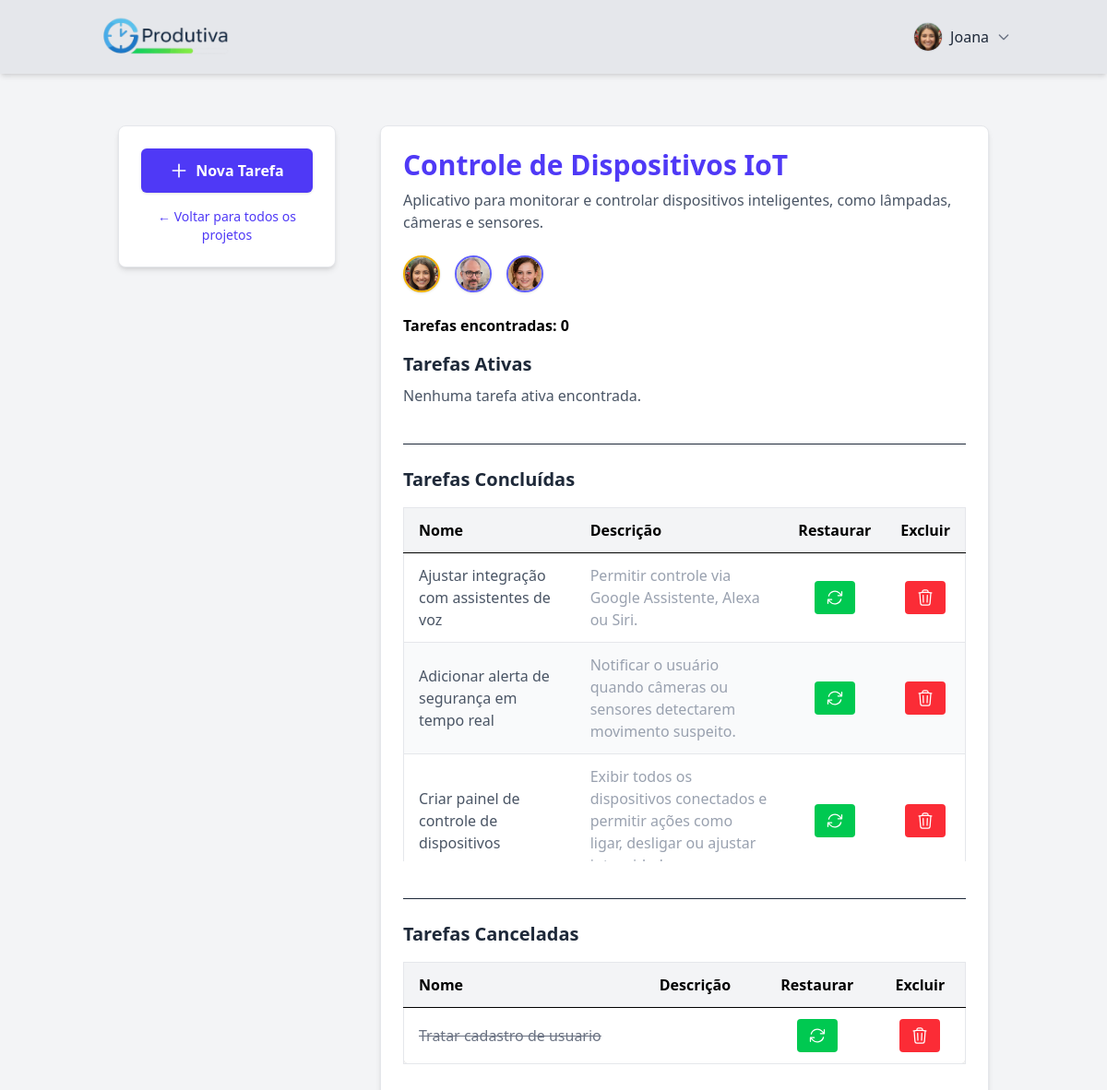
Page /produtiva/projetos/26/tarefas/ (signed in) on the committed database.
### produtiva/models.py (models this page shows, shortened)
class Perfil(models.Model):
    user = models.OneToOneField(User, on_delete=models.CASCADE, related_name='perfil')
    is_admin = models.BooleanField(default=False)
    foto = models.ImageField(upload_to='fotos_perfil/', blank=True, null=True)

class Projeto(models.Model):
    nome_projeto = models.CharField(
        max_length=255, blank=False, null=False, verbose_name="Nome do Projeto"
    )
    descricao = models.TextField(blank=True, null=True, verbose_name="Descrição")
    usuario = models.ForeignKey(
        User, on_delete=models.CASCADE, related_name="projetos_criados"
    )
    participantes = models.ManyToManyField(
        User, related_name="projetos_participando", blank=True, verbose_name="Participantes"
    )
    data_criacao = models.DateTimeField(auto_now_add=True)
    data_ultima_atualizacao = models.DateTimeField(auto_now=True)
    cancelado = models.BooleanField(default=False)
    concluido = models.BooleanField(default=False, verbose_name="Concluído")
    class Meta:
        verbose_name = "Projeto"
        verbose_name_plural = "Projetos"
        ordering = ["-data_criacao"]

class Tarefa(models.Model):
    nome_tarefa = models.CharField(max_length=100, null=False, blank=False)
    descricao = models.TextField(blank=True, null=True, verbose_name="Descrição")
    categoria = models.CharField(
        max_length=30,
        choices=[
            ("URGENTE_IMPORTANTE", "Importante e Urgente"),
            ("IMPORTANTE_NAO_URGENTE", "Importante e Não Urgente"),
            ("URGENTE_NAO_IMPORTANTE", "Urgente e Não Importante"),
            ("NAO_IMPORTANTE_NAO_URGENTE", "Não Importante e Não Urgente"),
        ],
    )
    estimativa_horas = models.TimeField(null=False, blank=False)
    projeto = models.ForeignKey(
        "Projeto", on_delete=models.CASCADE, related_name="tarefas"
    )
    usuario = models.ForeignKey(
        User,
        on_delete=models.SET_NULL,
        null=True,
        blank=True,
        related_name="tarefas_atribuidas",
    )
    cancelada = models.BooleanField(default=False)
    concluida = models.BooleanField(default=False)

### produtiva/views.py (the view, shortened to what this page needs)
# urls.py: path("projetos/<int:projeto_id>/tarefas/", views.tarefas_por_projeto, name="tarefas_por_projeto"),
@cache_control(no_cache=True, must_revalidate=True, no_store=True)
@login_required
def tarefas_por_projeto(request, projeto_id):
    user = request.user
    projeto = get_object_or_404(Projeto, id=projeto_id)
    if not (hasattr(user, 'perfil') and user.perfil.is_admin) and user not in projeto.participantes.all():
        messages.error(request, "Você não tem permissão para acessar este projeto.")
        return redirect('projetos')
    context = {
        'projeto': projeto,
        'tarefas': projeto.tarefas.filter(cancelada=False, concluida=False),
        'tarefas_concluidas': projeto.tarefas.filter(concluida=True),
        'tarefas_canceladas': projeto.tarefas.filter(cancelada=True),
    }
    return render(request, 'tarefas_por_projeto.html', context)

### produtiva/context_processors.py (called while the page is built)
def perfil_context(request):
    if request.user.is_authenticated:
        perfil = getattr(request.user, 'perfil', None)
        return {'perfil': perfil}
    return {}

### produtiva/templates/tarefas_por_projeto.html (shortened to what this page needs)
{% extends "base.html" %}
{% load static %}
{% block header_right_content %}
<div class="relative flex items-center">
  {% if user.is_authenticated %}
    <button id="perfilMenuBtn" class="group flex items-center space-x-2 focus:outline-none">
      {% if perfil and perfil.foto %}
        <img src="{{ perfil.foto.url }}" alt="Foto de Perfil"
             class="w-8 h-8 rounded-full object-cover border border-gray-300 group-hover:ring-2 group-hover:ring-indigo-500 transition">
      {% endif %}
      <span class="font-medium text-gray-800 group-hover:text-indigo-600 transition">
        {{ user.first_name }}
      </span>
      <svg xmlns="http://www.w3.org/2000/svg" class="w-4 h-4 text-gray-500 group-hover:text-indigo-600 transition" fill="none" viewBox="0 0 24 24" stroke="currentColor" stroke-width="2">
        <path stroke-linecap="round" stroke-linejoin="round" d="M19 9l-7 7-7-7" />
      </svg>
    </button>
  {% else %}
    <a href="{% url 'login' %}"
       class="bg-blue-600 hover:bg-blue-700 text-white font-bold py-2 px-4 rounded transition-colors duration-200">
       Faça Login
    </a>
  {% endif %}
</div>
{% endblock header_right_content %}
{% block 'body' %}
<div class="flex flex-col lg:flex-row min-h-screen bg-gray-100 p-4 lg:p-6 gap-4 lg:gap-6">
  <div class="w-full lg:w-1/4 bg-white p-4 lg:p-6 rounded-lg shadow-md border border-gray-200 mr-6 h-fit">
    <a
      href="#"
      id="novaTarefaBtn"
      class="flex items-center justify-center w-full px-4 py-3 bg-indigo-600 text-white font-semibold rounded-md shadow-sm hover:bg-indigo-700 focus:outline-none focus:ring-2 focus:ring-offset-2 focus:ring-indigo-500"
    >
      <svg class="w-5 h-5 mr-2" fill="none" stroke="currentColor" viewBox="0 0 24 24">
        <path stroke-linecap="round" stroke-linejoin="round" stroke-width="2" d="M12 4v16m8-8H4"></path>
      </svg>
      Nova Tarefa
    </a>
    <a
      href="{% url 'projetos' %}"
      class="mt-4 block text-center text-sm text-indigo-600 hover:text-indigo-800 hover:underline"
    >
      &larr; Voltar para todos os projetos
    </a>
  </div>
  <div class="w-full lg:flex-1 bg-white p-4 lg:p-6 rounded-lg shadow-md border border-gray-200">
    <h1 class="text-2xl lg:text-3xl font-bold mb-2">
      <span class="text-indigo-600">{{ projeto.nome_projeto }}</span>
    </h1>
    <p class="text-gray-600 mb-6">{{ projeto.descricao|default_if_none:"" }}</p>
<div class="flex flex-wrap items-center gap-2 lg:gap-4 mt-4 mb-6">
  <div class="relative group">
    {% if projeto.usuario.perfil.foto %}
      <img src="{{ projeto.usuario.perfil.foto.url }}"
           class="w-10 h-10 rounded-full object-cover border-2 border-yellow-500 shadow">
    {% else %}
      <div class="w-10 h-10 rounded-full bg-yellow-300 flex items-center justify-center text-gray-700 text-sm">
        {{ projeto.usuario.first_name|slice:":1" }}{{ projeto.usuario.last_name|slice:":1" }}
      </div>
    {% endif %}
  </div>
  {% for participante in projeto.participantes.all %}
    {% if participante != projeto.usuario %}
      <div class="relative group">
        {% if participante.perfil.foto %}
          <img src="{{ participante.perfil.foto.url }}"
               class="w-10 h-10 rounded-full object-cover border-2 border-indigo-500 shadow">
        {% else %}
          <div class="w-10 h-10 rounded-full bg-gray-300 flex items-center justify-center text-gray-600 text-sm">
            {{ participante.first_name|slice:":1" }}{{ participante.last_name|slice:":1" }}
          </div>
        {% endif %}
      </div>
    {% endif %}
  {% endfor %}
</div>
    <p class="font-semibold mb-4">Tarefas encontradas: {{ tarefas|length }}</p>
    <h2 class="text-xl font-bold mb-2 text-gray-800">Tarefas Ativas</h2>
    {% if tarefas %}
    <div class="overflow-x-auto max-h-96 overflow-y-auto mb-8">
      <table class="min-w-[800px] border border-gray-200 rounded-lg shadow-sm text-center">
        <thead class="bg-gray-100 sticky top-0 z-10">
          <tr>
            <th class="px-4 py-3 border-b text-left">Nome</th>
            <th class="px-4 py-3 border-b text-left">Descrição</th>
            <th class="px-4 py-3 border-b text-left">Estimativa</th>
            <th class="px-4 py-3 border-b text-left">Categoria</th>
            <th class="px-4 py-3 border-b text-center">Editar</th>
            <th class="px-4 py-3 border-b text-center">Apontamentos</th>
            <th class="px-4 py-3 border-b text-center">Concluir</th>
            <th class="px-4 py-3 border-b text-center">Cancelar</th>
          </tr>
        </thead>
        <tbody>
          {% for tarefa in tarefas %}
          <tr
            class="hover:bg-gray-100 {% if tarefa.categoria == 'URGENTE_IMPORTANTE' %}bg-red-200 text-red-900{% elif tarefa.categoria == 'IMPORTANTE_NAO_URGENTE' %}bg-yellow-200 text-yellow-900{% elif tarefa.categoria == 'URGENTE_NAO_IMPORTANTE' %}bg-blue-200 text-blue-900{% elif tarefa.categoria == 'NAO_IMPORTANTE_NAO_URGENTE' %}bg-green-200 text-green-900{% endif %}"
          >
            <td class="px-4 py-3 text-left leading-normal">{{ tarefa.nome_tarefa }}</td>
            <td class="px-4 py-3 text-left leading-normal">{{ tarefa.descricao|default:"-" }}</td>
            <td class="px-4 py-3 text-left leading-normal">{{ tarefa.estimativa_horas|time:"H:i" }}</td>
            <td class="px-4 py-3 text-left leading-normal">{{ tarefa.get_categoria_display }}</td>
            <td class="px-4 py-3 text-left leading-normal">
              <a
                href="#"
                class="editar-tarefa inline-flex items-center justify-center px-3 py-1 bg-indigo-100 text-indigo-700 rounded hover:bg-indigo-200 transition"
                data-id="{{ tarefa.id }}"
                data-nome="{{ tarefa.nome_tarefa }}"
                data-descricao="{{ tarefa.descricao }}"
                data-categoria="{{ tarefa.categoria }}"
                data-estimativa="{{ tarefa.estimativa_horas|time:'H:i' }}"
              >
                <svg xmlns="http://www.w3.org/2000/svg" fill="none" viewBox="0 0 24 24" stroke-width="1.5" stroke="currentColor" class="w-5 h-5">
                  <path stroke-linecap="round" stroke-linejoin="round" d="m16.862 4.487 1.687-1.688a1.875 1.875 0 1 1 2.652 2.652L10.582 16.07a4.5 4.5 0 0 1-1.897 1.13L6 18l.8-2.685a4.5 4.5 0 0 1 1.13-1.897l8.932-8.931Z"/>
                </svg>
              </a>
            </td>
            <td class="px-4 py-2 text-center">
              <a href="{% url 'apontamentos_tarefa' tarefa.id %}"
                class="inline-flex items-center justify-center px-3 py-1 rounded-md {% if tarefa.apontamento_ativo %}bg-green-100 text-green-800 animate-pulse{% else %}bg-blue-100 text-blue-800 hover:bg-blue-200{% endif %}">
                <svg xmlns="http://www.w3.org/2000/svg" fill="none" viewBox="0 0 24 24" stroke-width="1.5" stroke="currentColor" class="w-5 h-5 mr-1">
                  <path stroke-linecap="round" stroke-linejoin="round" d="M12 6v6h4.5m4.5 0a9 9 0 1 1-18 0 9 9 0 0 1 18 0Z"/>
                </svg>
                {% if tarefa.apontamento_ativo %}Em Andamento{% else %}Ver/Lançar{% endif %}
              </a>
            </td>
            <td class="px-4 py-2 text-center">
              <button
                class="concluir-tarefa-btn flex justify-center items-center mx-auto p-2 text-gray-500 hover:text-green-600 transition"
                data-url="{% url 'concluir_tarefa' tarefa.id %}"
                title="Concluir Tarefa"
              >
                <svg xmlns="http://www.w3.org/2000/svg" fill="none" viewBox="0 0 24 24" stroke-width="1.5" stroke="currentColor" class="w-5 h-5">
                  <path stroke-linecap="round" stroke-linejoin="round" d="M4.5 12.75l6 6 9-13.5"/>
                </svg>
              </button>
            </td>
            <td class="px-4 py-2 text-center">
              <button
                class="cancelar-tarefa-btn flex justify-center items-center mx-auto p-2 text-gray-500 hover:text-red-600 transition"
                data-url="{% url 'cancelar_tarefa' tarefa.id %}"
              >
                <svg xmlns="http://www.w3.org/2000/svg" fill="none" viewBox="0 0 24 24" stroke-width="1.5" stroke="currentColor" class="w-5 h-5">
                  <path stroke-linecap="round" stroke-linejoin="round" d="m9.75 9.75 4.5 4.5m0-4.5-4.5 4.5M21 12a9 9 0 1 1-18 0 9 9 0 0 1 18 0Z"/>
                </svg>
              </button>
            </td>
          </tr>
          {% endfor %}
        </tbody>
      </table>
    </div>
    {% else %}
    <p class="text-gray-600">Nenhuma tarefa ativa encontrada.</p>
    {% endif %}
    <h2 class="text-xl font-bold mt-10 mb-4 text-gray-800 border-t pt-6">
      Tarefas Concluídas
    </h2>
    {% if tarefas_concluidas %}
    <div class="overflow-x-auto max-h-96 overflow-y-auto mb-8 lg:mb-10">
      <table class="w-full border border-gray-200 rounded-lg shadow-sm text-center">
        <thead class="bg-gray-100">
          <tr>
            <th class="px-4 py-3 border-b text-left">Nome</th>
            <th class="px-4 py-3 border-b text-left">Descrição</th>
            <th class="px-4 py-3 border-b text-center">Restaurar</th>
            <th class="px-4 py-3 border-b text-center">Excluir</th>
          </tr>
        </thead>
        <tbody class="divide-y divide-gray-200">
          {% for tarefa in tarefas_concluidas %}
          <tr class="hover:bg-gray-50 even:bg-gray-50 align-middle">
            <td class="px-4 py-3 text-gray-600 text-left font-medium leading-normal">
              {{ tarefa.nome_tarefa }}
            </td>
            <td class="px-4 py-3 text-gray-400 text-left leading-normal">
              {{ tarefa.descricao|default_if_none:"Sem descrição" }}
            </td>
            <td class="px-4 py-3 text-center align-middle">
              <button
                class="restaurar-tarefa-btn inline-flex justify-center items-center px-3 py-2 bg-green-500 text-white rounded hover:bg-green-600 transition"
                data-url="{% url 'restaurar_tarefa' tarefa.id %}"
                title="Restaurar tarefa"
              >
              </button>
            </td>
            <td class="px-4 py-3 text-center align-middle">
              <button
                class="excluir-tarefa-btn inline-flex justify-center items-center px-3 py-2 bg-red-500 text-white rounded hover:bg-red-600 transition"
                data-url="{% url 'excluir_tarefa_definitivo' tarefa.id %}"
                title="Excluir tarefa definitivamente"
              >
              </button>
            </td>
          </tr>
          {% endfor %}
        </tbody>
      </table>
    </div>
    {% else %}
    <p class="text-gray-500 mb-8 lg:mb-10">Nenhuma tarefa concluída.</p>
    {% endif %}
    <h2 class="text-xl font-bold mb-4 text-gray-800 border-t pt-6">
      Tarefas Canceladas
    </h2>
    {% if tarefas_canceladas %}
    <div class="overflow-x-auto max-h-96 overflow-y-auto mb-8 lg:mb-10">
      <table class="w-full border border-gray-200 rounded-lg shadow-sm text-center">
        <thead class="bg-gray-100">
          <tr>
            <th class="px-4 py-3 border-b text-left">Nome</th>
            <th class="px-4 py-3 border-b text-left">Descrição</th>
            <th class="px-4 py-3 border-b text-center">Restaurar</th>
            <th class="px-4 py-3 border-b text-center">Excluir</th>
          </tr>
        </thead>
        <tbody class="divide-y divide-gray-200">
          {% for tarefa in tarefas_canceladas %}
          <tr class="hover:bg-gray-50 even:bg-gray-50 align-middle">
            <td class="px-4 py-3 text-gray-500 line-through text-left font-medium leading-normal">
              {{ tarefa.nome_tarefa }}
            </td>
            <td class="px-4 py-3 text-gray-400 text-left leading-normal line-through">
            </td>
            <td class="px-4 py-3 text-center align-middle">
              <button
                class="restaurar-tarefa-btn inline-flex justify-center items-center px-3 py-2 bg-green-500 text-white rounded hover:bg-green-600 transition"
                data-url="{% url 'restaurar_tarefa' tarefa.id %}"
                title="Restaurar tarefa"
              >
              </button>
            </td>
            <td class="px-4 py-3 text-center align-middle">
              <button
                class="excluir-tarefa-btn inline-flex justify-center items-center px-3 py-2 bg-red-500 text-white rounded hover:bg-red-600 transition"
                data-url="{% url 'excluir_tarefa_definitivo' tarefa.id %}"
                title="Excluir permanentemente"
              >
              </button>
            </td>
          </tr>
          {% endfor %}
        </tbody>
      </table>
    </div>
    {% else %}
    <p class="text-gray-500 mb-8 lg:mb-10">Nenhuma tarefa cancelada.</p>
    {% endif %}
  </div>
</div>
{% endblock %}

### rows in the picture
Perfil: foto (picture)
Projeto: nome_projeto "Controle de Dispositivos IoT", descricao "Aplicativo para monitorar e controlar dispositivos inteligentes, como lâmpadas, câmeras e sensores.", usuario.perfil.foto (picture)
Tarefa: nome_tarefa "Ajustar integração com assistentes de voz", descricao "Permitir controle via Google Assistente, Alexa ou Siri."
Tarefa: nome_tarefa "Adicionar alerta de segurança em tempo real", descricao "Notificar o usuário quando câmeras ou sensores detectarem movimento suspeito."
Tarefa: nome_tarefa "Criar painel de controle de dispositivos", descricao "Exibir todos os dispositivos conectados e permitir ações como ligar, desligar ou ajustar…"
Tarefa: nome_tarefa "Tratar cadastro de usuario"

### other values in the picture
{{ user.first_name }} "Joana"
{{ tarefas|length }} "0"
